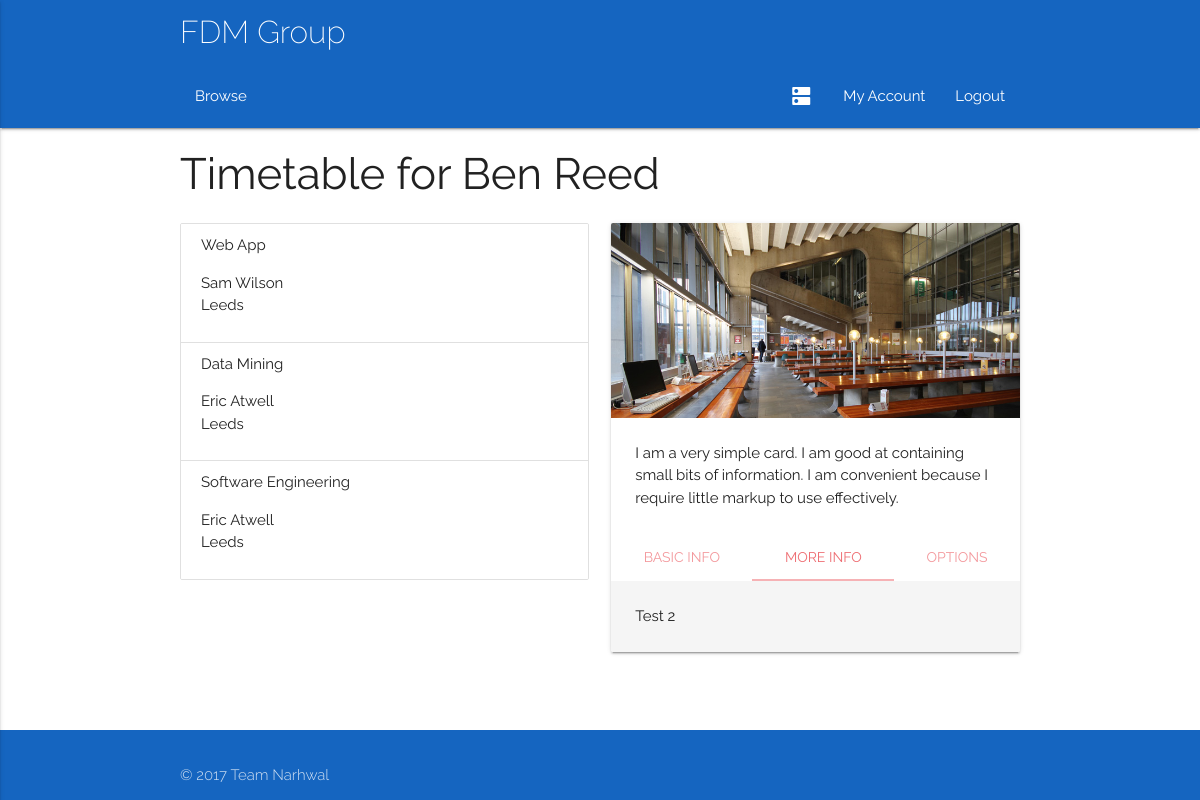
The page /timetable (signed in) on the database its author committed.
### app/models.py (models this page shows, shortened)
class User(db.Model):
	__tablename__ = 'User'
	userID = db.Column(db.Integer, primary_key = True)
	name = db.Column(db.String(100))
	username = db.Column(db.String(100))
	email = db.Column(db.String(100))
	password = db.Column(db.String(100))
	type = db.Column(db.String(100))
	__mapper_args__ = {
		'polymorphic_identity': 'base',
		'polymorphic_on': type
	}

class Class(db.Model):
	__tablename__ = 'Class'
	classID = db.Column(db.Integer, primary_key = True)
	coursePoint = db.Column(db.Integer, db.ForeignKey('Course.courseID'))
	course = db.relationship("Course", foreign_keys = [coursePoint])
	courseID = db.Column(db.Integer)
	title = db.Column(db.String(100))
	description = db.Column(db.String(100))
	capacity = db.Column(db.Integer)
	startDate = db.Column(db.DateTime)
	duration = db.Column(db.Integer)
	endDate = db.Column(db.DateTime)
	reqFac = db.Column(db.String(100), default = 'None')
	preTrain = relationship("Class")
	parent_id = Column(db.Integer, ForeignKey('Class.classID'))
	locationPoint = db.Column(db.Integer, db.ForeignKey('Room.roomID'))
	location = db.relationship("Room", foreign_keys = [locationPoint])
	trainerPoint = db.Column(db.Integer, db.ForeignKey('Trainer.trainerID'))
	trainer = db.relationship("Trainer", foreign_keys = [trainerPoint])
	attendanceList = db.relationship('Delegate', secondary = association_table)
	waitList = db.relationship('Delegate', secondary = waiting_table)

class Room(db.Model):
	__tablename__ = 'Room'
	roomID = db.Column(db.Integer, primary_key = True)
	capacity = db.Column(db.Integer)
	roomType = db.Column(db.String(100))
	roomCode = db.Column(db.String(100))
	building = db.Column(db.String(100))
	location = db.Column(db.String(100))
	facilities = db.Column(db.String(100))
	picURL = db.Column(db.String(100))
	accessRating = db.Column(db.String(100))

### app/views.py (the view)
@app.route('/timetable')
@login_required
def timetable():
    if current_user.type != 'Delegate':
        abort(403)
    classList = current_user.classList
    return render_template('timetable.html', title='Timetable', classList=classList)

### app/views.py (called while the page is built)
@login_manager.user_loader
def load_user(id):
    return models.User.query.get(id)

### app/templates/timetable.html (shortened to what this page needs)
{% extends "base.html" %} {% block content %}
<div class="container">
    <div>
        {% if current_user.is_authenticated %}
        <h3>Timetable for {{ current_user.name }}</h3> {% endif %}
        <div class="row">
            <div class="col s6 m6 l6">
                <ul class="collection">
                    {% for item in classList %}
                    <li class="collection-item ">
                        <span class="title">{{item.title}}</span>
                        <p>{{item.trainer.name}}<br> {{item.location.location}}<br>
                        </p>
                    </li>
                    {% endfor %}
            </div>
            <div class="col s6 m6 l6">
                <div class="card">
                    <div class="card-image">
                        <img src="{{url_for('static', filename = 'images/rs.jpg')}}">
                    </div>
                    <div class="card-content">
                        <p>I am a very simple card. I am good at containing small bits of information. I am convenient because I require little markup to use effectively.</p>
                    </div>
                    <div class="card-tabs">
                        <ul class="tabs tabs-fixed-width">
                            <li class="tab"><a href="#test4">Basic Info</a></li>
                            <li class="tab"><a class="active" href="#test5">More Info</a></li>
                            <li class="tab"><a href="#test6">Options</a></li>
                        </ul>
                    </div>
                    <div class="card-content grey lighten-4">
                        <div id="test5">Test 2</div>
                    </div>
                </div>
            </div>
        </div>
    </div>
</div>
{% endblock %}

### app/static/css/style.css (style rules this page uses)
html { font-family: 'Raleway', sans-serif; }
.Site { display: flex; min-height: 100vh; flex-direction: column; }

### rows shown on the page
User: name "Ben Reed"
Class: title "Web App", trainer.name "Sam Wilson", location.location "Leeds"
Class: title "Data Mining", trainer.name "Eric Atwell", location.location "Leeds"
Class: title "Software Engineering", trainer.name "Eric Atwell", location.location "Leeds"
